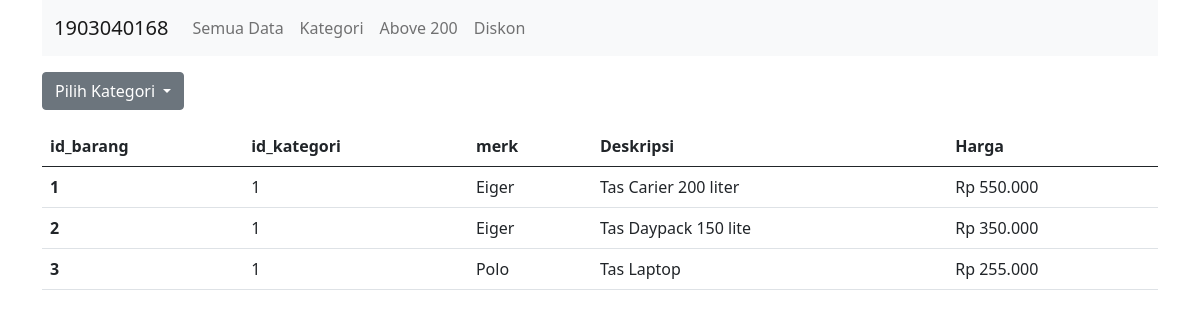
The page /kategori.php on the database its author committed.
### tables this page shows
CREATE TABLE `barang` (
  `id_barang` varchar(10) NOT NULL,
  `id_kategori` varchar(10) NOT NULL,
  `merk` varchar(50) NOT NULL,
  `deskripsi` text NOT NULL,
  `harga` int(20) NOT NULL
);

CREATE TABLE `kategori` (
  `id_kategori` varchar(10) NOT NULL,
  `kategori` text NOT NULL
);

### kategori.php (the view, shortened to what this page needs)
<?php
require "fungsi.php";
require "header.php";
if (isset($_GET["category"])) {
    $kategori = $_GET["category"];
} else {
    $kategori = 'Tas';
}
$query1 = mysqli_query($koneksi, "select * from barang left JOIN kategori ON barang.id_kategori=kategori.id_kategori WHERE kategori = '$kategori'")
?>
<div class="dropdown my-3">
    <button class="btn btn-secondary dropdown-toggle" type="button" id="dropdownMenuButton1" data-bs-toggle="dropdown" aria-expanded="false">
        <?php
        if (isset($_GET["category"])) {
            echo $kategori;
        } else {
            echo "Pilih Kategori";
        }
        ?>
    </button>
</div>
<table class="table">
    <thead>
        <tr>
            <th scope="col">id_barang</th>
            <th scope="col">id_kategori</th>
            <th scope="col">merk</th>
            <th scope="col">Deskripsi</th>
            <th scope="col">Harga</th>
        </tr>
    </thead>
    <tbody>
        <?php
        $i = 1;
        while ($row = mysqli_fetch_array($query1)) { ?>
            <tr>
                <th scope="row"><?php echo $i++ ?></th>
                <td><?php echo $row['id_kategori'] ?></td>
                <td><?php echo $row['merk'] ?></td>
                <td><?php echo $row['deskripsi'] ?></td>
                <td><?php $harga = number_format($row['harga'], 0, ".", ".");
                    echo "Rp " . $harga ?></td>
            </tr>
        <?php } ?>
    </tbody>
</table>
<?php require "footer.php" ?>

### rows shown on the page
barang: id_kategori.id_kategori "1", merk "Eiger", deskripsi "Tas Carier 200 liter", harga "550.000"
barang: id_kategori.id_kategori "1", merk "Eiger", deskripsi "Tas Daypack 150 lite", harga "350.000"
barang: id_kategori.id_kategori "1", merk "Polo", deskripsi "Tas Laptop", harga "255.000"
